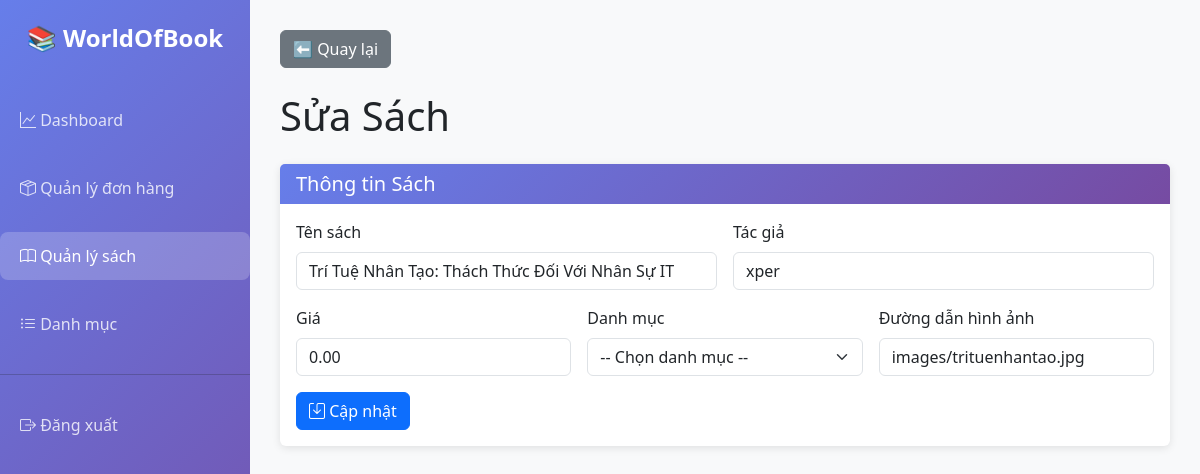
/pages/admin_edit_book.php?id=37 (signed in), run on the app's committed database.
### tables this page shows
create table `books` (
  `book_id` int(11) not null,
  `book_name` varchar(255) not null,
  `author` varchar(150) not null,
  `price` decimal(10,2) not null,
  `image_path` varchar(255) not null,
  `category_id` int(11) default null,
  `is_best_seller` tinyint(1) default 0,
  `created_at` timestamp not null default current_timestamp(),
  `sales_count` int(11) default 0,
  `discount_percent` int(11) default 0
);

### public_html/pages/admin_edit_book.php (the view, shortened to what this page needs)
<?php
require_once 'db.php';
$book_id = intval($_GET['id']);
$stmt = $pdo->prepare("select * from books where book_id = ?");
$stmt->execute([$book_id]);
$book = $stmt->fetch();
?>
<!DOCTYPE html>
<html lang="vi">
<head>
    <link href="https://cdn.jsdelivr.net/npm/bootstrap@5.3.0/dist/css/bootstrap.min.css" rel="stylesheet">
    <link rel="stylesheet" href="https://cdn.jsdelivr.net/npm/bootstrap-icons@1.10.5/font/bootstrap-icons.css">
</head>
<body>
    <div class="sidebar">
        <div class="logo">📚 WorldOfBook</div>
        <nav class="nav flex-column">
            <a href="admin_dashboard.php" class="nav-link">
                <i class="bi bi-graph-up"></i> Dashboard
            </a>
            <a href="admin_orders.php" class="nav-link">
                <i class="bi bi-box-seam"></i> Quản lý đơn hàng
            </a>
            <a href="admin_books.php" class="nav-link active">
                <i class="bi bi-book"></i> Quản lý sách
            </a>
            <a href="admin_categories.php" class="nav-link">
                <i class="bi bi-list-ul"></i> Danh mục
            </a>
            <hr style="background: rgba(255,255,255,0.2);">
            <a href="logout.php" class="nav-link">
                <i class="bi bi-box-arrow-right"></i> Đăng xuất
            </a>
        </nav>
    </div>
    <div class="main-content">
        <a href="admin_books.php" class="btn btn-secondary mb-4">⬅️ Quay lại</a>
        <h1 class="mb-4">Sửa Sách</h1>
        <div class="card">
            <div class="card-header">
                <h5 class="mb-0">Thông tin Sách</h5>
            </div>
            <div class="card-body">
                <form method="POST" class="row g-3">
                    <div class="col-md-6">
                        <label class="form-label">Tên sách</label>
                        <input type="text" name="book_name" class="form-control"
                            value="<?= htmlspecialchars($book['book_name']) ?>" required>
                    </div>
                    <div class="col-md-6">
                        <label class="form-label">Tác giả</label>
                        <input type="text" name="author" class="form-control"
                            value="<?= htmlspecialchars($book['author']) ?>" required>
                    </div>
                    <div class="col-md-4">
                        <label class="form-label">Giá</label>
                        <input type="number" name="price" class="form-control" step="0.01" value="<?= $book['price'] ?>"
                            required>
                    </div>
                    <div class="col-md-4">
                        <label class="form-label">Danh mục</label>
                        <select name="category_id" class="form-select" required>
                            <option value="">-- Chọn danh mục --</option>
                        </select>
                    </div>
                    <div class="col-md-4">
                        <label class="form-label">Đường dẫn hình ảnh</label>
                        <input type="text" name="image_path" class="form-control"
                            value="<?= htmlspecialchars($book['image_path']) ?>" required>
                    </div>
                    <div class="col-12">
                        <button type="submit" name="update_book" class="btn btn-primary"><i class="bi bi-save"></i> Cập
                            nhật</button>
                    </div>
                </form>
            </div>
        </div>
    </div>
</body>
</html>

### public_html/pages/admin_edit_book.php (style rules this page uses)
body { font-family: 'Segoe UI', Tahoma, Geneva, Verdana, sans-serif; }
.sidebar { background: linear-gradient(135deg, #667eea 0%, #764ba2 100%); min-height: 100vh; position: fixed; left: 0; top: 0; width: 250px; padding: 20px 0; }
.sidebar .logo { text-align: center; color: white; font-size: 24px; font-weight: bold; margin-bottom: 30px; }
.sidebar .nav-link { color: rgba(255, 255, 255, 0.8); margin: 10px 0; padding: 12px 20px; border-radius: 8px; transition: all 0.3s; }
.sidebar .nav-link:hover, .sidebar .nav-link.active { background: rgba(255, 255, 255, 0.2); color: white; }
.main-content { margin-left: 250px; padding: 30px; background: #f8f9fa; min-height: 100vh; }
.card { border: none; box-shadow: 0 2px 8px rgba(0, 0, 0, 0.1); }
.card-header { background: linear-gradient(135deg, #667eea 0%, #764ba2 100%); color: white; border: none; }

### data on the page
books: book_name "Trí Tuệ Nhân Tạo: Thách Thức Đối Với Nhân Sự IT", author "xper", price "0.00", image_path "images/trituenhantao.jpg"
